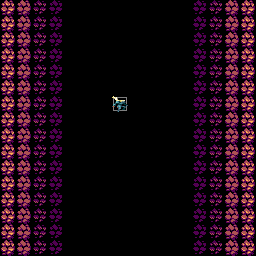

Tiled map render using the project's own tile images. Description and the whole map definition, tile-layer contents included, below:
An orthogonal 16x16 tile map with 16x16 px tiles, 4 tile layers (map, blocks, actors, foreground), 3 tilesets.

<map version="1.9" tiledversion="1.9.2" orientation="orthogonal" renderorder="right-down" width="16" height="16" tilewidth="16" tileheight="16" hexsidelength="0" infinite="0" nextlayerid="7" nextobjectid="1">
  <properties />
  <tileset firstgid="1" source="..\Actors.tsx" />
  <tileset firstgid="257" source="..\Blocks.tsx" />
  <tileset firstgid="513" source="new_tileset.tileset.tsx" />
  <layer id="1" name="map" width="16" height="16">
    <data encoding="csv">
517,518,519,541,729,729,729,729,729,729,729,729,541,519,518,517,
517,518,519,541,729,729,729,729,729,729,729,729,541,519,518,517,
517,518,519,541,729,729,729,729,729,729,729,729,541,519,518,517,
517,518,519,541,729,729,729,729,729,729,729,729,541,519,518,517,
517,518,519,541,729,729,729,729,729,729,729,729,541,519,518,517,
517,518,519,541,729,729,729,729,729,729,729,729,541,519,518,517,
517,518,519,541,729,729,729,729,729,729,729,729,541,519,518,517,
517,518,519,541,729,729,729,729,729,729,729,729,541,519,518,517,
517,518,519,541,729,729,729,729,729,729,729,729,541,519,518,517,
517,518,519,541,729,729,729,729,729,729,729,729,541,519,518,517,
517,518,519,541,729,729,729,729,729,729,729,729,541,519,518,517,
517,518,519,541,729,729,729,729,729,729,729,729,541,519,518,517,
517,518,519,541,729,729,729,729,729,729,729,729,541,519,518,517,
517,518,519,541,729,729,729,729,729,729,729,729,541,519,518,517,
517,518,519,541,729,729,729,729,729,729,729,729,541,519,518,517,
517,518,519,541,729,729,729,729,729,729,729,729,541,519,518,517
</data>
    <properties>
      <property name="amiga_ocs" type="bool" value="true" />
      <property name="foreground" type="bool" value="false" />
      <property name="megadrive" type="bool" value="true" />
    </properties>
  </layer>
  <layer id="2" name="blocks" width="16" height="16">
    <data encoding="csv">
0,0,0,0,0,0,0,0,0,0,0,0,0,0,0,0,
0,0,0,0,0,0,0,0,0,0,0,0,0,0,0,0,
0,0,0,0,0,0,0,0,0,0,0,0,0,0,0,0,
0,0,0,0,0,0,0,0,0,0,0,0,0,0,0,0,
0,0,0,0,0,0,0,0,0,0,0,0,0,0,0,0,
0,0,0,0,0,0,0,0,0,0,0,0,0,0,0,0,
0,0,0,0,0,0,0,0,0,0,0,0,0,0,0,0,
0,0,0,0,0,0,0,0,0,0,0,0,0,0,0,0,
0,0,0,0,0,0,0,0,0,0,0,0,0,0,0,0,
0,0,0,0,0,0,0,0,0,0,0,0,0,0,0,0,
0,0,0,0,0,0,0,0,0,0,0,0,0,0,0,0,
0,0,0,0,0,0,0,0,0,0,0,0,0,0,0,0,
0,0,0,0,0,0,0,0,0,0,0,0,0,0,0,0,
0,0,0,0,0,0,0,0,0,0,0,0,0,0,0,0,
0,0,0,0,0,0,0,0,0,0,0,0,0,0,0,0,
0,0,0,0,0,0,0,0,0,0,0,0,0,0,0,0
</data>
    <properties>
      <property name="amiga_ocs" type="bool" value="true" />
      <property name="foreground" type="bool" value="false" />
      <property name="megadrive" type="bool" value="true" />
    </properties>
  </layer>
  <layer id="3" name="actors" width="16" height="16">
    <data encoding="csv">
0,0,0,0,0,0,0,0,0,0,0,0,0,0,0,0,
0,0,0,0,0,0,0,0,0,0,0,0,0,0,0,0,
0,0,0,0,0,0,0,0,0,0,0,0,0,0,0,0,
0,0,0,0,0,0,0,0,0,0,0,0,0,0,0,0,
0,0,0,0,0,0,0,0,0,0,0,0,0,0,0,0,
0,0,0,0,0,0,0,0,0,0,0,0,0,0,0,0,
0,0,0,0,0,0,0,5,0,0,0,0,0,0,0,0,
0,0,0,0,0,0,0,0,0,0,0,0,0,0,0,0,
0,0,0,0,0,0,0,0,0,0,0,0,0,0,0,0,
0,0,0,0,0,0,0,0,0,0,0,0,0,0,0,0,
0,0,0,0,0,0,0,0,0,0,0,0,0,0,0,0,
0,0,0,0,0,0,0,0,0,0,0,0,0,0,0,0,
0,0,0,0,0,0,0,0,0,0,0,0,0,0,0,0,
0,0,0,0,0,0,0,0,0,0,0,0,0,0,0,0,
0,0,0,0,0,0,0,0,0,0,0,0,0,0,0,0,
0,0,0,0,0,0,0,0,0,0,0,0,0,0,0,0
</data>
    <properties>
      <property name="amiga_ocs" type="bool" value="true" />
      <property name="foreground" type="bool" value="false" />
      <property name="megadrive" type="bool" value="true" />
    </properties>
  </layer>
  <layer id="4" name="foreground" width="16" height="16">
    <data encoding="csv">
0,0,0,0,0,0,0,0,0,0,0,0,0,0,0,0,
0,0,0,0,0,0,0,0,0,0,0,0,0,0,0,0,
0,0,0,0,0,0,0,0,0,0,0,0,0,0,0,0,
0,0,0,0,0,0,0,0,0,0,0,0,0,0,0,0,
0,0,0,0,0,0,0,0,0,0,0,0,0,0,0,0,
0,0,0,0,0,0,0,0,0,0,0,0,0,0,0,0,
0,0,0,0,0,0,0,0,0,0,0,0,0,0,0,0,
0,0,0,0,0,0,0,0,0,0,0,0,0,0,0,0,
0,0,0,0,0,0,0,0,0,0,0,0,0,0,0,0,
0,0,0,0,0,0,0,0,0,0,0,0,0,0,0,0,
0,0,0,0,0,0,0,0,0,0,0,0,0,0,0,0,
0,0,0,0,0,0,0,0,0,0,0,0,0,0,0,0,
0,0,0,0,0,0,0,0,0,0,0,0,0,0,0,0,
0,0,0,0,0,0,0,0,0,0,0,0,0,0,0,0,
0,0,0,0,0,0,0,0,0,0,0,0,0,0,0,0,
0,0,0,0,0,0,0,0,0,0,0,0,0,0,0,0
</data>
    <properties>
      <property name="amiga_ocs" type="bool" value="true" />
      <property name="foreground" type="bool" value="true" />
      <property name="megadrive" type="bool" value="true" />
    </properties>
  </layer>
  <objectgroup id="6" name="events" />
</map>
